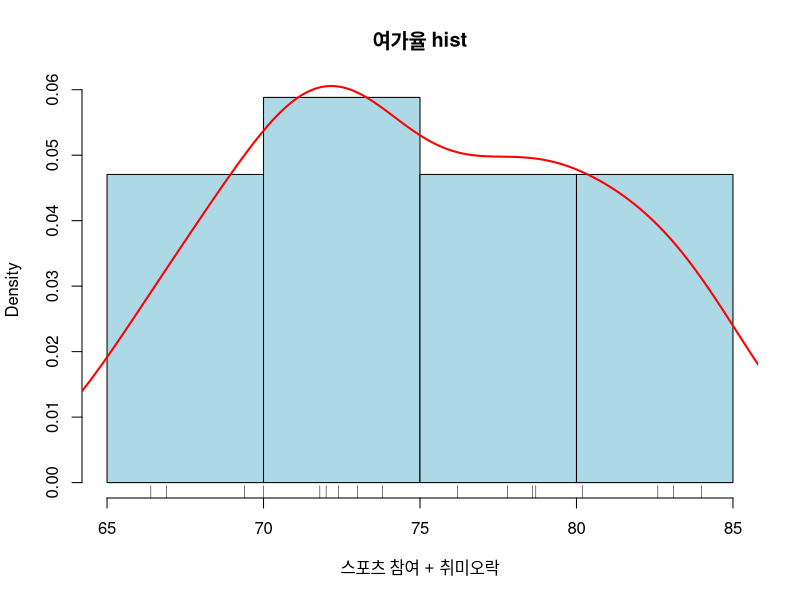

Write the R code that produced this figure.
#모평균 차이에 대한 가설검정(울산 지역이 다른 지역들에 비해서 통계적으로 유의한가)
data = c(76.2, 77.8, 73.8, 80.2, 71.8, 78.6, 84.0, 82.6, 72.4, 70.0, 73.0, 69.4, 66.4, 66.9, 72.0, 78.7, 83.1)

# 최고 값과 나머지 값으로 분리
highest_value = max(data)
other_values = data[data != highest_value]

# 정규성 검정 (Shapiro-Wilk 테스트), 셰피로 검정의 경우 표본의 수가 작은 경우에 유리한 검정
shapiro_test = shapiro.test(other_values)

# 평균과 표준편차 계산
mean_others = mean(other_values)
std_others = sd(other_values)

# t-검정 수행 (단일 표본 t-검정)
t_test = t.test(other_values, mu = highest_value)

# 결과 출력
shapiro_test
t_test

#혹시 몰라서 히스토그램 그려보기
hist(data,breaks=5, probability = TRUE, col = "lightblue", xlab = "스포츠 참여 + 취미오락", main = "여가율 hist")
lines(density(data), col = "red", lwd = 2)
rug(data)

#비율검정정
proportion_observed <- 84.0 / 100  # 84.0%를 비율로 변환
n <- length(data)  # 총 시도 수

# 전체 비율 (모집단 비율을 대체할 수 있는 평균 비율로 가정)
proportion_mean <- mean(data) / 100  # 평균 비율로 가정

# 비율 검정
prop_test <- prop.test(x = sum(data >= 84.0), n = n, p = proportion_mean)

# 결과 출력
prop_test

